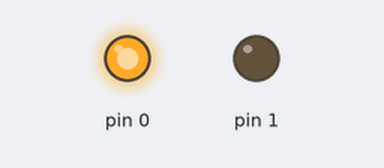
This sketch was run on a simulated Arduino Uno, built with avr-gcc and run on an emulated ATmega328P. Parts: output pins drawn as LEDs (lit = HIGH).

Above: at 2.0 s.
At 6.0 s:
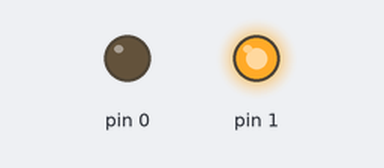
Timing chart, 0 to 10.4 s (numbered marks = the images above):
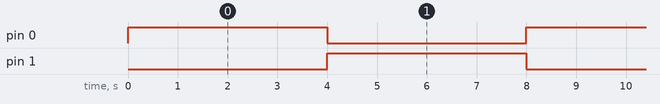

The sketch:

At8MHz.ino
```cpp
/*
  ATtiny/At8MHz

  Toggles LEDs connected to GPIO pin 0 and 1 roughly once every 4 seconds
  - load this on an ATtiny with default 8MHz internal clock with /8 prescaler and LEDs will toggle every 4 seconds
  - reset fuses for 8MHz internal clock with no prescaler and LEDs will toggle every half a second

  For info and circuit diagrams see https://github.com/tardate/LittleArduinoProjects/tree/main/playground/ATtiny/At8MHz
 */

void setup() {
  pinMode(0, OUTPUT);
  pinMode(1, OUTPUT);
}

void loop() {
  for(byte led=0; led < 2; led++) {
    digitalWrite(led, HIGH);
    digitalWrite(!led, LOW);
    delay(4000);
  }
}
```

Measured:
- by itself, pin 0, pin 1: alternates HIGH for 4.0 s and LOW for 4.0 s
